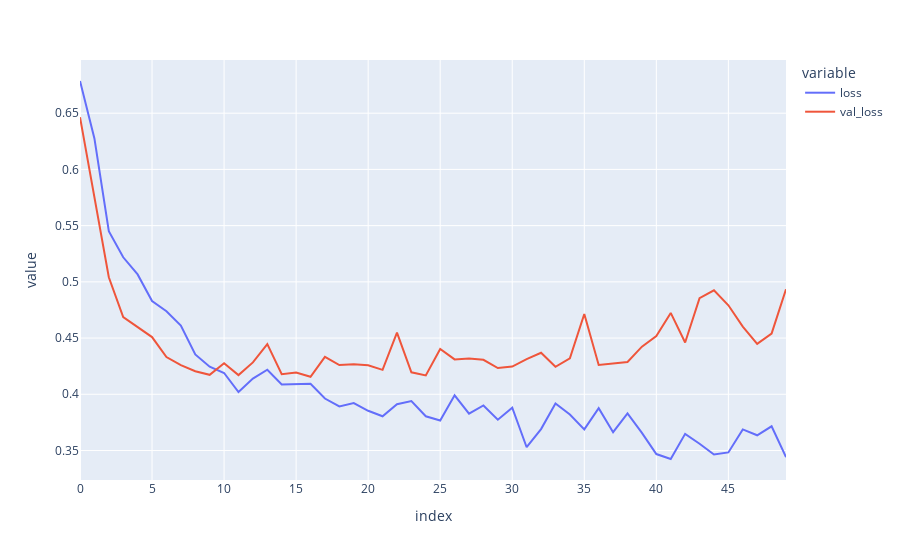

The code cell stored with this chart in its notebook:
### Code cell
fig = px.line({'loss': train_history['loss'], 'val_loss': val_history['loss']})
fig.show()

### Figure 1 — Plotly figure (JSON) as saved in the notebook; plotly's stock layout.template omitted (floating-point values rounded to 4 significant figures)
{"data": [{"hovertemplate": "variable=loss<br>index=%{x}<br>value=%{y}<extra></extra>", "legendgroup": "loss", "line": {"color": "#636efa", "dash": "solid"}, "marker": {"symbol": "circle"}, "mode": "lines", "name": "loss", "orientation": "v", "showlegend": true, "type": "scatter", "x": [0, 1, 2, 3, 4, 5, 6, 7, 8, 9, 10, 11, 12, 13, 14, 15, 16, 17, 18, 19, 20, 21, 22, 23, 24, 25, 26, 27, 28, 29, 30, 31, 32, 33, 34, 35, 36, 37, 38, 39, 40, 41, 42, 43, 44, 45, 46, 47, 48, 49], "xaxis": "x", "y": [0.6786, 0.6276, 0.545, 0.5218, 0.5066, 0.4829, 0.4738, 0.4611, 0.4355, 0.4245, 0.419, 0.402, 0.414, 0.4218, 0.4087, 0.4093, 0.4093, 0.3962, 0.3892, 0.3922, 0.3853, 0.3804, 0.3911, 0.394, 0.3805, 0.3767, 0.3991, 0.3828, 0.3901, 0.3774, 0.388, 0.3529, 0.369, 0.3919, 0.382, 0.3688, 0.3876, 0.3663, 0.3829, 0.3657, 0.3468, 0.3424, 0.3648, 0.356, 0.3465, 0.3483, 0.3687, 0.3635, 0.3715, 0.344], "yaxis": "y"}, {"hovertemplate": "variable=val_loss<br>index=%{x}<br>value=%{y}<extra></extra>", "legendgroup": "val_loss", "line": {"color": "#EF553B", "dash": "solid"}, "marker": {"symbol": "circle"}, "mode": "lines", "name": "val_loss", "orientation": "v", "showlegend": true, "type": "scatter", "x": [0, 1, 2, 3, 4, 5, 6, 7, 8, 9, 10, 11, 12, 13, 14, 15, 16, 17, 18, 19, 20, 21, 22, 23, 24, 25, 26, 27, 28, 29, 30, 31, 32, 33, 34, 35, 36, 37, 38, 39, 40, 41, 42, 43, 44, 45, 46, 47, 48, 49], "xaxis": "x", "y": [0.6464, 0.575, 0.5041, 0.4686, 0.4601, 0.4509, 0.4331, 0.426, 0.4205, 0.4173, 0.4276, 0.4171, 0.4284, 0.4446, 0.4179, 0.4194, 0.4156, 0.4332, 0.426, 0.4266, 0.4259, 0.4217, 0.4549, 0.4195, 0.4168, 0.4402, 0.431, 0.4318, 0.4306, 0.4234, 0.4247, 0.4312, 0.4369, 0.4245, 0.432, 0.4714, 0.426, 0.4273, 0.4288, 0.4423, 0.4518, 0.4724, 0.4461, 0.4855, 0.4925, 0.4791, 0.4602, 0.4449, 0.454, 0.4935], "yaxis": "y"}], "layout": {"legend": {"title": {"text": "variable"}, "tracegroupgap": 0}, "margin": {"t": 60}, "xaxis": {"anchor": "y", "domain": [0, 1], "title": {"text": "index"}}, "yaxis": {"anchor": "x", "domain": [0, 1], "title": {"text": "value"}}}}
